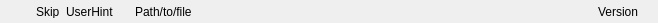
<?xml version="1.0" encoding="UTF-8"?>
<ui version="4.0">
 <class>C_SyvUpPacListNodeItemWidget</class>
 <widget class="QWidget" name="C_SyvUpPacListNodeItemWidget">
  <property name="geometry">
   <rect>
    <x>0</x>
    <y>0</y>
    <width>658</width>
    <height>23</height>
   </rect>
  </property>
  <property name="sizePolicy">
   <sizepolicy hsizetype="Preferred" vsizetype="Fixed">
    <horstretch>0</horstretch>
    <verstretch>0</verstretch>
   </sizepolicy>
  </property>
  <property name="minimumSize">
   <size>
    <width>0</width>
    <height>23</height>
   </size>
  </property>
  <property name="maximumSize">
   <size>
    <width>16777215</width>
    <height>23</height>
   </size>
  </property>
  <property name="windowTitle">
   <string>Form</string>
  </property>
  <layout class="QHBoxLayout" name="horizontalLayout">
   <property name="leftMargin">
    <number>36</number>
   </property>
   <property name="topMargin">
    <number>0</number>
   </property>
   <property name="rightMargin">
    <number>20</number>
   </property>
   <property name="bottomMargin">
    <number>0</number>
   </property>
   <item>
    <widget class="stw::opensyde_gui_elements::C_OgeLabGenericNoPaddingNoMargins" name="pc_LabelSkip">
     <property name="styleRole" stdset="0">
      <string>generic-bubble</string>
     </property>
     <property name="minimumSize">
      <size>
       <width>0</width>
       <height>13</height>
      </size>
     </property>
     <property name="maximumSize">
      <size>
       <width>16777215</width>
       <height>13</height>
      </size>
     </property>
     <property name="text">
      <string>Skip</string>
     </property>
    </widget>
   </item>
   <item>
    <widget class="stw::opensyde_gui_elements::C_OgeLabGenericNoPaddingNoMargins" name="pc_LabelUserHint">
     <property name="styleRole" stdset="0">
      <string>generic-bubble</string>
     </property>
     <property name="minimumSize">
      <size>
       <width>0</width>
       <height>13</height>
      </size>
     </property>
     <property name="maximumSize">
      <size>
       <width>16777215</width>
       <height>13</height>
      </size>
     </property>
     <property name="text">
      <string>UserHint</string>
     </property>
    </widget>
   </item>
   <item>
    <spacer name="pc_HorizontalSpacerUserHint">
     <property name="orientation">
      <enum>Qt::Orientation::Horizontal</enum>
     </property>
     <property name="sizeType">
      <enum>QSizePolicy::Policy::Fixed</enum>
     </property>
     <property name="sizeHint" stdset="0">
      <size>
       <width>15</width>
       <height>20</height>
      </size>
     </property>
    </spacer>
   </item>
   <item>
    <widget class="QLabel" name="pc_LabelPath">
     <property name="styleRole" stdset="0">
      <string>update-app-path</string>
     </property>
     <property name="text">
      <string>Path/to/file</string>
     </property>
     <property name="alignment">
      <set>Qt::AlignmentFlag::AlignLeading|Qt::AlignmentFlag::AlignLeft|Qt::AlignmentFlag::AlignVCenter</set>
     </property>
    </widget>
   </item>
   <item>
    <spacer name="horizontalSpacer">
     <property name="orientation">
      <enum>Qt::Orientation::Horizontal</enum>
     </property>
     <property name="sizeHint" stdset="0">
      <size>
       <width>433</width>
       <height>20</height>
      </size>
     </property>
    </spacer>
   </item>
   <item>
    <widget class="QLabel" name="pc_LabelVersion">
     <property name="styleRole" stdset="0">
      <string>update-app-version</string>
     </property>
     <property name="text">
      <string>Version</string>
     </property>
     <property name="alignment">
      <set>Qt::AlignmentFlag::AlignRight|Qt::AlignmentFlag::AlignTrailing|Qt::AlignmentFlag::AlignVCenter</set>
     </property>
    </widget>
   </item>
  </layout>
 </widget>
 <customwidgets>
  <customwidget>
   <class>stw::opensyde_gui_elements::C_OgeLabGenericNoPaddingNoMargins</class>
   <extends>QLabel</extends>
   <header>C_OgeLabGenericNoPaddingNoMargins.hpp</header>
  </customwidget>
 </customwidgets>
 <resources/>
 <connections/>
</ui>
